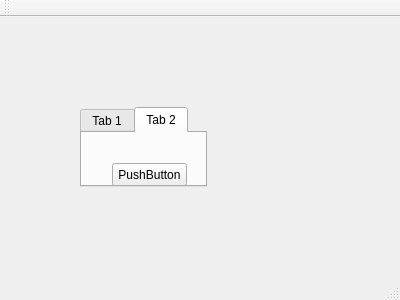
<?xml version="1.0" encoding="UTF-8"?>
<ui version="4.0">
 <class>MainWindow</class>
 <widget class="QMainWindow" name="MainWindow">
  <property name="geometry">
   <rect>
    <x>0</x>
    <y>0</y>
    <width>400</width>
    <height>300</height>
   </rect>
  </property>
  <property name="windowTitle">
   <string>MainWindow</string>
  </property>
  <widget class="QWidget" name="centralWidget">
   <widget class="QTabWidget" name="tabWidget">
    <property name="geometry">
     <rect>
      <x>80</x>
      <y>90</y>
      <width>127</width>
      <height>80</height>
     </rect>
    </property>
    <property name="currentIndex">
     <number>1</number>
    </property>
    <widget class="QWidget" name="tab">
     <attribute name="title">
      <string>Tab 1</string>
     </attribute>
     <widget class="QRadioButton" name="radioButton">
      <property name="geometry">
       <rect>
        <x>20</x>
        <y>20</y>
        <width>89</width>
        <height>16</height>
       </rect>
      </property>
      <property name="text">
       <string>RadioButton</string>
      </property>
     </widget>
    </widget>
    <widget class="QWidget" name="tab_2">
     <attribute name="title">
      <string>Tab 2</string>
     </attribute>
     <widget class="QPushButton" name="pushButton">
      <property name="geometry">
       <rect>
        <x>30</x>
        <y>30</y>
        <width>75</width>
        <height>23</height>
       </rect>
      </property>
      <property name="text">
       <string>PushButton</string>
      </property>
     </widget>
    </widget>
   </widget>
  </widget>
  <widget class="QMenuBar" name="menuBar">
   <property name="geometry">
    <rect>
     <x>0</x>
     <y>0</y>
     <width>400</width>
     <height>23</height>
    </rect>
   </property>
  </widget>
  <widget class="QToolBar" name="mainToolBar">
   <attribute name="toolBarArea">
    <enum>TopToolBarArea</enum>
   </attribute>
   <attribute name="toolBarBreak">
    <bool>false</bool>
   </attribute>
  </widget>
  <widget class="QStatusBar" name="statusBar"/>
 </widget>
 <layoutdefault spacing="6" margin="11"/>
 <resources/>
 <connections/>
</ui>
